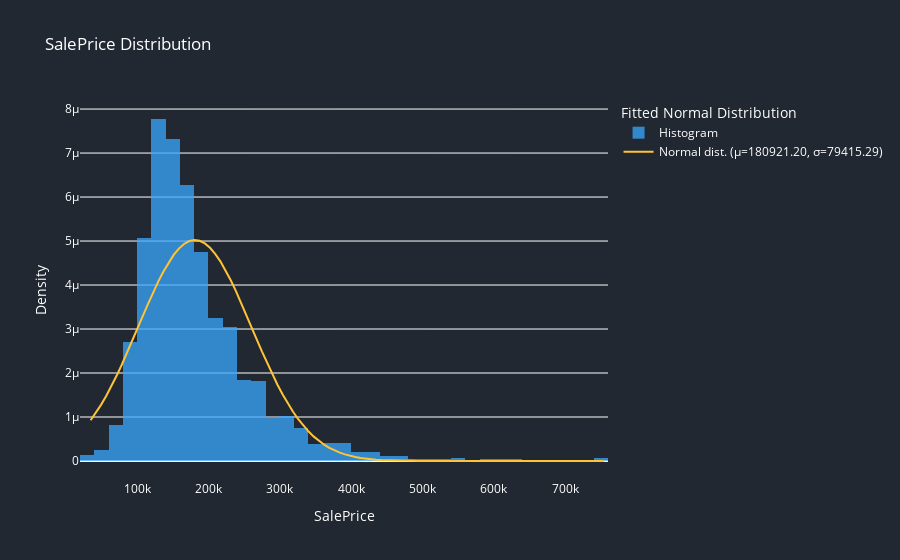

Notebook code for this chart:
### Code cell
# Set the layout for the plot
fig.update_layout(
    title="SalePrice Distribution",
    xaxis_title="SalePrice",
    yaxis_title="Density",
    legend_title_text="Fitted Normal Distribution",
    plot_bgcolor='#222831',
    paper_bgcolor='#222831',
    font=dict(color='#FFFFFF')
)
